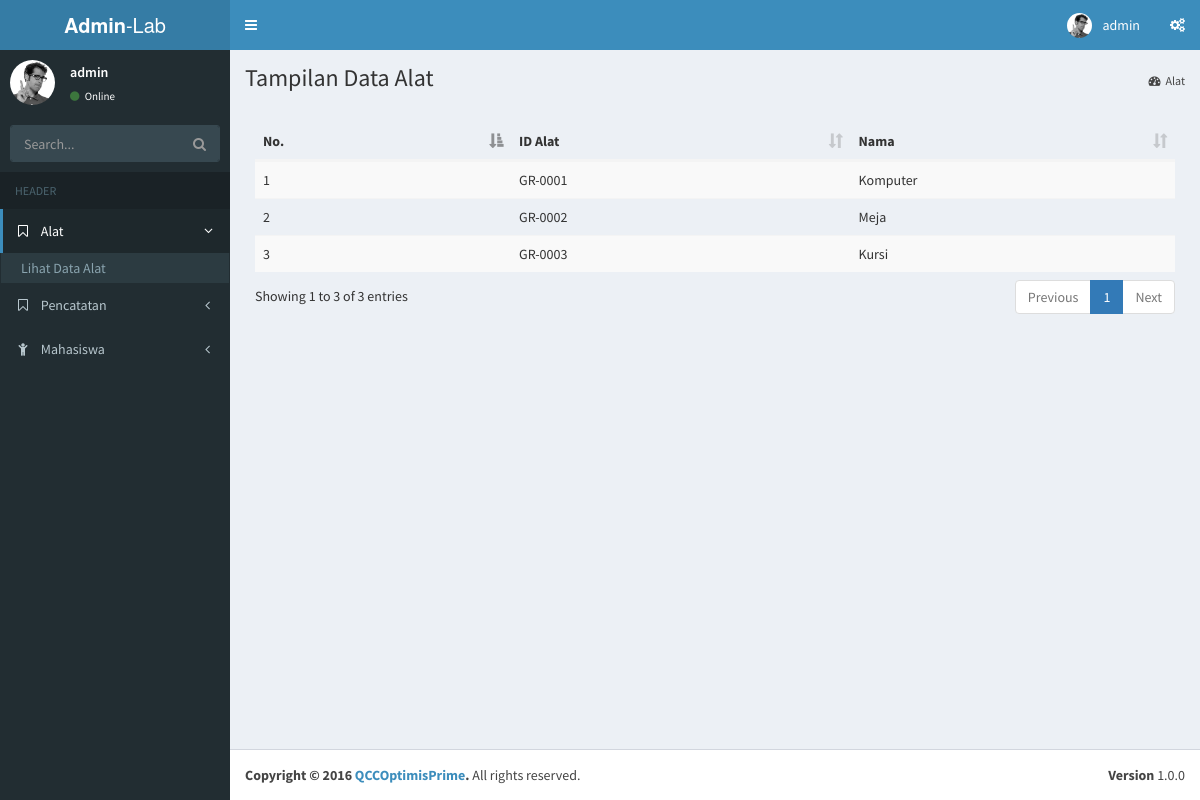
The page /production/viewalat.php (signed in) on the database its author committed.
### tables this page shows
CREATE TABLE IF NOT EXISTS `alat` (
  `idalat` varchar(10) NOT NULL,
  `nama` varchar(50) NOT NULL
);

### production/viewalat.php (the view, shortened to what this page needs)
<!DOCTYPE html>
<html>
<head>
  <link rel="stylesheet" href="../bower_components/bootstrap/dist/css/bootstrap.min.css">
  <link rel="stylesheet" href="../bower_components/font-awesome/css/font-awesome.min.css">
  <link rel="stylesheet" href="../bower_components/Ionicons/css/ionicons.min.css">
  <link rel="stylesheet" href="../dist/css/AdminLTE.min.css">
  <link rel="stylesheet" href="../dist/css/skins/skin-blue.min.css">
  <link rel="stylesheet" href="../bower_components/datatables.net-bs/css/dataTables.bootstrap.min.css">
</head>
<body class="hold-transition skin-blue layout-boxed sidebar-mini">
<div class="wrapper">
  <header class="main-header">
    <a href="home.php" class="logo">
      <span class="logo-lg"><b>Admin</b>-Lab</span>
    </a>
    <nav class="navbar navbar-static-top" role="navigation">
      <a href="#" class="sidebar-toggle" data-toggle="push-menu" role="button">
      </a>
      <div class="navbar-custom-menu">
        <ul class="nav navbar-nav">
          <li class="dropdown user user-menu">
            <a href="#" class="dropdown-toggle" data-toggle="dropdown">
              <img src="../dist/img/user2-160x160.jpg" class="user-image" alt="User Image">
              <span class="hidden-xs"><?php echo $_SESSION['nama']; ?></span>
            </a>
          </li>
          <li>
            <a href="#" data-toggle="control-sidebar"><i class="fa fa-gears"></i></a>
          </li>
        </ul>
      </div>
    </nav>
  </header>
  <aside class="main-sidebar">
    <section class="sidebar">
      <div class="user-panel">
        <div class="pull-left image">
          <img src="../dist/img/user2-160x160.jpg" class="img-circle" alt="User Image">
        </div>
        <div class="pull-left info">
          <p><?php echo $_SESSION['nama']; ?></p>
          <a href="#"><i class="fa fa-circle text-success"></i> Online</a>
        </div>
      </div>
      <form action="#" method="get" class="sidebar-form">
        <div class="input-group">
          <input type="text" name="q" class="form-control" placeholder="Search...">
          <span class="input-group-btn">
              <button type="submit" name="search" id="search-btn" class="btn btn-flat"><i class="fa fa-search"></i>
              </button>
            </span>
        </div>
      </form>
      <ul class="sidebar-menu" data-widget="tree">
        <li class="header">HEADER</li>
        <li class="treeview active">
          <a href="#"><i class="fa fa-bookmark-o"></i> <span>Alat</span>
            <span class="pull-right-container">
                <i class="fa fa-angle-left pull-right"></i>
              </span>
          </a>
          <ul class="treeview-menu">
            <li><a href="viewalat.php">Lihat Data Alat</a></li>
          </ul>
        </li>
        <li class="treeview">
          <a href="#"><i class="fa fa-bookmark-o"></i> <span>Pencatatan</span>
            <span class="pull-right-container">
                <i class="fa fa-angle-left pull-right"></i>
              </span>
          </a>
        </li>
        <li class="treeview">
          <a href="#"><i class="fa fa-child"></i> <span>Mahasiswa</span>
            <span class="pull-right-container">
                <i class="fa fa-angle-left pull-right"></i>
              </span>
          </a>
        </li>
      </ul>
    </section>
  </aside>
  <div class="content-wrapper">
    <section class="content-header">
      <h1>
        Tampilan Data Alat
      </h1>
      <ol class="breadcrumb">
        <li><a href="alat.php"><i class="fa fa-dashboard"></i>Alat</a></li>
      </ol>
    </section>
    <section class="content container-fluid">
        <div class="box-body">
        <table id="example2" class="table table-striped">
          <thead>
          <tr>
            <th>
              No.
            </th>
            <th>
              ID Alat
            </th>
            <th>
              Nama
            </th>
          </tr>
          </thead>
          <tbody>
          <?php
            $baris = 1;
            $view = mysql_query("select * from Alat");
            while($row = mysql_fetch_array($view))
            {
              ?>
              <tr>
                <td>
                  <?php echo $baris; ?>
                </td>
                <td>
                  <?php echo $row['idalat']; ?>
                </td>
                <td>
                  <?php echo $row['nama']; ?>
                </td>
              </tr>
              <?php
              $baris ++;
            }
          ?>
          </tbody>
        </table>
        </div>
    </section>
  </div>
  <footer class="main-footer">
    <div class="pull-right hidden-xs">
      <b>Version</b> 1.0.0
    </div>
    <strong>Copyright &copy; 2016 <a href="#">QCCOptimisPrime</a>.</strong> All rights reserved.
  </footer>
</div>
</body>
</html>

### rows shown on the page
alat: idalat "GR-0001", nama "Komputer"
alat: idalat "GR-0002", nama "Meja"
alat: idalat "GR-0003", nama "Kursi"

### other values the page prints
$_SESSION['nama'] "admin"
